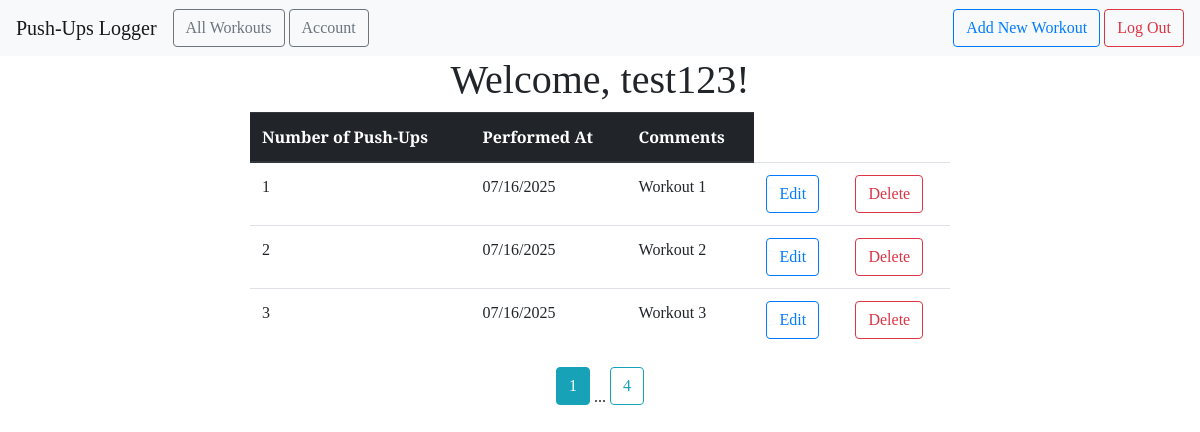
The page /all (signed in) on the database its author committed.
### pushups_logger/models.py (models this page shows)
class User(db.Model, UserMixin):
    id = db.Column(db.Integer, primary_key = True)
    email = db.Column(db.String(100), unique = True)
    password = db.Column(db.String(100))
    name = db.Column(db.String(100))
    workouts = db.relationship('Workout', backref='author', lazy=True)

class Workout(db.Model):
    id = db.Column(db.Integer, primary_key = True)
    pushups = db.Column(db.Integer, nullable = False)
    date_posted = db.Column(db.DateTime, nullable=False, default=datetime.utcnow)
    comment = db.Column(db.Text, nullable=False)
    user_id = db.Column(db.Integer, db.ForeignKey('user.id'), nullable=False)

### pushups_logger/main.py (the view)
@main.route('/all')
@login_required
def user_workouts():
    page = request.args.get('page', 1, type=int)
    user = User.query.filter_by(email=current_user.email).first_or_404()
    workouts = Workout.query.filter_by(author=user).paginate(page=page, per_page=3)
    return render_template('all_workouts.html', workouts=workouts, user=user)

### pushups_logger/__init__.py (called while the page is built)
def create_app():
    app = Flask(__name__)
    basedir = os.path.abspath(os.path.dirname(__file__))
    db_path = os.path.join(basedir, 'db.sqlite')
    app.config['SECRET_KEY'] = 'secret-key-goes-here'
    app.config['SQLALCHEMY_DATABASE_URI'] = f'sqlite:///{db_path}'
    db.init_app(app)
    login_manager = LoginManager()
    login_manager.login_view = 'auth.login'
    login_manager.init_app(app)
    from .models import User
    @login_manager.user_loader
    def load_user(user_id):
        return User.query.get(int(user_id))
    from .main import main as main_blueprint
    app.register_blueprint(main_blueprint)
    from .auth import auth as auth_blueprint
    app.register_blueprint(auth_blueprint)
    return app

### pushups_logger/templates/all_workouts.html (shortened to what this page needs)
{% extends "base.html" %} {% block head %} {{ super() }}
<link
  rel="stylesheet"
  href="{{ url_for('static', filename= 'extended_beauty.css') }}"
/>
{% endblock %} {% block content %}
<center>
<h1>
  Welcome, {{ user.name }}!
</h1>
</center>
<center>
<div>
  <table class="table table-hover" style="width: 700px;">
    <thead class="thead-dark">
      <tr>
        <th scope="col">Number of Push-Ups</th>
        <th scope="col">Performed At</th>
        <th scope="col">Comments</th>
      </tr>
    </thead>
    <tbody>
      {% for workout in workouts.items %}
      <tr>
        <td>{{ workout.pushups }}</td>
        <td>{{ workout.date_posted.strftime('%m/%d/%Y') }}</td>
        <td>{{ workout.comment }}</td>
        <td>
          <a
            href="{{ url_for('main.update_workout', workout_id=workout.id) }}"
            class="btn btn-outline-primary"
            role="button"
          >
            Edit
          </a>
        </td>
        <td>
          <a
            href="{{ url_for('main.delete_workout', workout_id=workout.id) }}"
            class="btn btn-outline-danger"
            role="button"
          >
            Delete
          </a>
        </td>
      </tr>
      {% endfor %}
    </tbody>
  </table>
  {% for page_num in workouts.iter_pages(left_edge=1, right_edge=1,
    left_current=1, right_current=1) %} {% if page_num %} {% if workouts.page ==
      page_num %}
  <a
    class="btn btn-info mb-4"
    href="{{ url_for('main.user_workouts', page=page_num) }}"
  >{{ page_num }}
  </a>
  {% else %}
  <a
    class="btn btn-outline-info mb-4"
    href="{{ url_for('main.user_workouts', page=page_num) }}"
  >{{ page_num }}
  </a>
  {% endif %} {% else %} ... {% endif %} {% endfor %}
</div>
</center>
{% endblock %}

### pushups_logger/templates/base.html (shortened to what this page needs)
<!DOCTYPE html>
<html lang="en">
  <head>
    {% block head %}
    <link
      rel="stylesheet"
      href="{{ url_for('static', filename= 'beauty.css') }}"
    />
    <link
      rel="stylesheet"
      href="https://maxcdn.bootstrapcdn.com/bootstrap/4.0.0/css/bootstrap.min.css"
    />
    {% endblock %}
  </head>
  <body>
    <nav class="navbar navbar-expand-lg navbar-light bg-light">
      <a class="navbar-brand" href="{{ url_for('main.index') }}"
        >Push-Ups Logger</a
      >
      <div class="collapse navbar-collapse" id="navbarSupportedContent">
        <ul class="navbar-nav mr-auto">
          <li class="nav-item active">
            <a
              href="{{ url_for('main.user_workouts') }}"
              class="btn btn-outline-secondary"
              role="button"
              >All Workouts</a
            >
          </li>
          <li class="nav-item">
            <a
              href="{{ url_for('main.profile') }}"
              class="btn btn-outline-secondary"
              role="button"
              style="margin-left: 4px;"
              >Account</a
            >
          </li>
        </ul>
        <form class="form-inline my-2 my-lg-0">
          {% if current_user.is_authenticated %}
          <a
            href="{{ url_for('main.new_workout') }}"
            class="btn btn-outline-primary"
            role="button"
            >Add New Workout</a
          >
          {% endif %}  {% if current_user.is_authenticated %}
          <a
            href="{{ url_for('auth.logout') }}"
            class="btn btn-outline-danger"
            role="button"
            style="margin-left: 4px;"
            >Log Out</a
          >
          {% endif %}
        </form>
      </div>
    </nav>
    {% block content %} {% endblock %}
  </body>
</html>

### pushups_logger/static/beauty.css (style rules this page uses)
* { font-family: "Arvo", serif; }

### pushups_logger/static/extended_beauty.css (style rules this page uses)
h1, h2, h4, p { font-family: "Arvo", serif; }

### rows shown on the page
User: name "test123"
Workout: pushups "1", date_posted "07/16/2025", comment "Workout 1"
Workout: pushups "2", date_posted "07/16/2025", comment "Workout 2"
Workout: pushups "3", date_posted "07/16/2025", comment "Workout 3"

### other values the page prints
{{ page_num }} "1"
{{ page_num }} "4"
